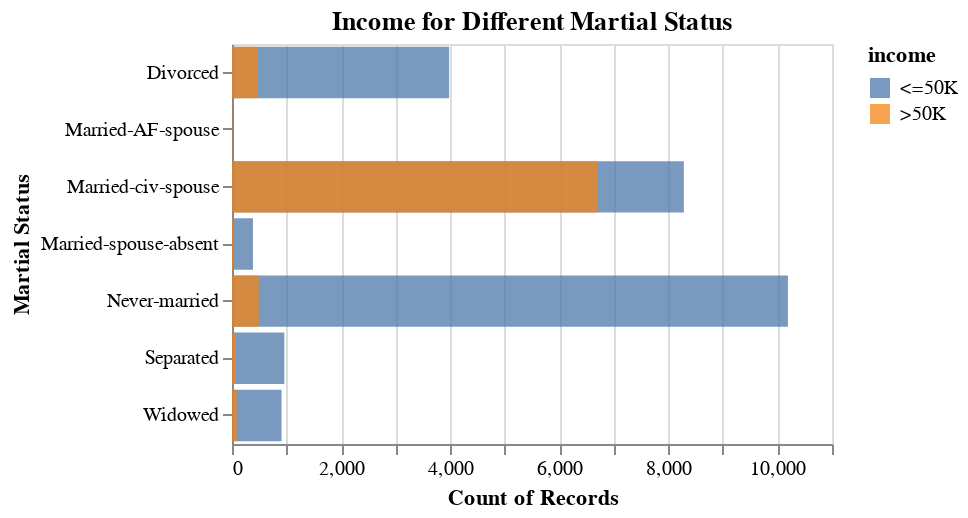

Notebook cell for this chart:
### Code cell
alt.Chart(data_adult, title='Income for Different Martial Status').mark_bar(opacity=0.75).encode(        
    alt.Y('marital-status').title('Martial Status'),             
    alt.X('count()').scale(zero=False).stack(False),
    alt.Color('income')                              
).properties(
    height=200,
    width=300
)

### Figure 1 — Vega specification as saved in the notebook (floating-point values rounded to 4 significant figures)
{"$schema": "https://vega.github.io/schema/vega/v5.json", "data": [{"name": "source_0", "values": [{"__count": 10192, "income": " <=50K", "marital-status": " Never-married"}, {"__count": 8284, "income": " <=50K", "marital-status": " Married-civ-spouse"}, {"__count": 3980, "income": " <=50K", "marital-status": " Divorced"}, {"__count": 384, "income": " <=50K", "marital-status": " Married-spouse-absent"}, {"__count": 6692, "income": " >50K", "marital-status": " Married-civ-spouse"}, {"__count": 491, "income": " >50K", "marital-status": " Never-married"}, {"__count": 463, "income": " >50K", "marital-status": " Divorced"}, {"__count": 959, "income": " <=50K", "marital-status": " Separated"}, {"__count": 13, "income": " <=50K", "marital-status": " Married-AF-spouse"}, {"__count": 908, "income": " <=50K", "marital-status": " Widowed"}, {"__count": 66, "income": " >50K", "marital-status": " Separated"}, {"__count": 85, "income": " >50K", "marital-status": " Widowed"}, {"__count": 34, "income": " >50K", "marital-status": " Married-spouse-absent"}, {"__count": 10, "income": " >50K", "marital-status": " Married-AF-spouse"}]}, {"name": "source_0_x_domain___count", "values": [{"min": 10, "max": 10192}]}, {"name": "source_0_y_domain_marital-status", "values": [{"marital-status": " Never-married"}, {"marital-status": " Married-civ-spouse"}, {"marital-status": " Divorced"}, {"marital-status": " Married-spouse-absent"}, {"marital-status": " Separated"}, {"marital-status": " Married-AF-spouse"}, {"marital-status": " Widowed"}]}, {"name": "source_0_color_domain_income", "values": [{"income": " <=50K"}, {"income": " >50K"}]}], "marks": [{"type": "rect", "name": "marks", "from": {"data": "source_0"}, "encode": {"update": {"x2": {"signal": "scale('x', inrange(0, domain('x')) ? 0 : domain('x')[0])"}, "y": {"field": "marital-status", "scale": "y"}, "height": {"signal": "max(0.25, bandwidth('y'))"}, "opacity": {"value": 0.75}, "fill": {"field": "income", "scale": "color"}, "x": {"field": "__count", "scale": "x"}}}, "style": ["bar"]}], "scales": [{"name": "x", "type": "linear", "domain": [{"signal": "(data(\"source_0_x_domain___count\")[0] || {}).min"}, {"signal": "(data(\"source_0_x_domain___count\")[0] || {}).max"}], "range": [0, {"signal": "width"}], "zero": false, "nice": true}, {"name": "y", "type": "band", "domain": {"data": "source_0_y_domain_marital-status", "field": "marital-status", "sort": true}, "range": [0, {"signal": "height"}], "paddingInner": 0.1, "paddingOuter": 0.05}, {"name": "color", "type": "ordinal", "domain": {"data": "source_0_color_domain_income", "field": "income", "sort": true}, "range": "category"}], "axes": [{"scale": "x", "labels": false, "domain": false, "zindex": 0, "gridScale": "y", "grid": true, "aria": false, "orient": "bottom", "maxExtent": 0, "minExtent": 0, "ticks": false, "tickCount": {"signal": "ceil(width/40)"}}, {"scale": "x", "orient": "bottom", "zindex": 0, "labelOverlap": true, "grid": false, "tickCount": {"signal": "ceil(width/40)"}, "labelFlush": true, "title": "Count of Records"}, {"scale": "y", "orient": "left", "grid": false, "zindex": 0, "title": "Martial Status"}], "title": {"text": "Income for Different Martial Status", "frame": "group"}, "legends": [{"fill": "color", "symbolType": "square", "title": "income", "encode": {"symbols": {"update": {"opacity": {"value": 0.75}}}}}], "style": "cell", "padding": 5, "height": 200, "background": "white", "width": 300}
